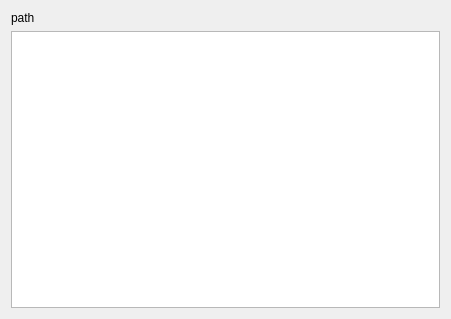
<?xml version="1.0" encoding="UTF-8"?>
<ui version="4.0">
 <class>WizardPage</class>
 <widget class="QWizardPage" name="WizardPage">
  <property name="geometry">
   <rect>
    <x>0</x>
    <y>0</y>
    <width>451</width>
    <height>319</height>
   </rect>
  </property>
  <property name="windowTitle">
   <string>WizardPage</string>
  </property>
  <property name="title">
   <string>Components Preview</string>
  </property>
  <property name="subTitle">
   <string>These are the components that the wizard will create</string>
  </property>
  <layout class="QGridLayout" name="gridLayout">
   <item row="0" column="0">
    <widget class="QLabel" name="label">
     <property name="text">
      <string>path</string>
     </property>
    </widget>
   </item>
   <item row="0" column="1">
    <widget class="FilePickerWidget" name="uiRootPATH">
     <property name="pyPickFolder" stdset="0">
      <bool>true</bool>
     </property>
     <property name="pyResolvePath" stdset="0">
      <bool>true</bool>
     </property>
    </widget>
   </item>
   <item row="1" column="0" colspan="2">
    <widget class="QTreeWidget" name="uiComponentsTREE">
     <attribute name="headerVisible">
      <bool>false</bool>
     </attribute>
     <attribute name="headerVisible">
      <bool>false</bool>
     </attribute>
     <column>
      <property name="text">
       <string notr="true">1</string>
      </property>
     </column>
    </widget>
   </item>
  </layout>
 </widget>
 <customwidgets>
  <customwidget>
   <class>FilePickerWidget</class>
   <extends>QWidget</extends>
   <header>blurdev.gui.widgets.filepickerwidget</header>
  </customwidget>
 </customwidgets>
 <resources/>
 <connections/>
</ui>
